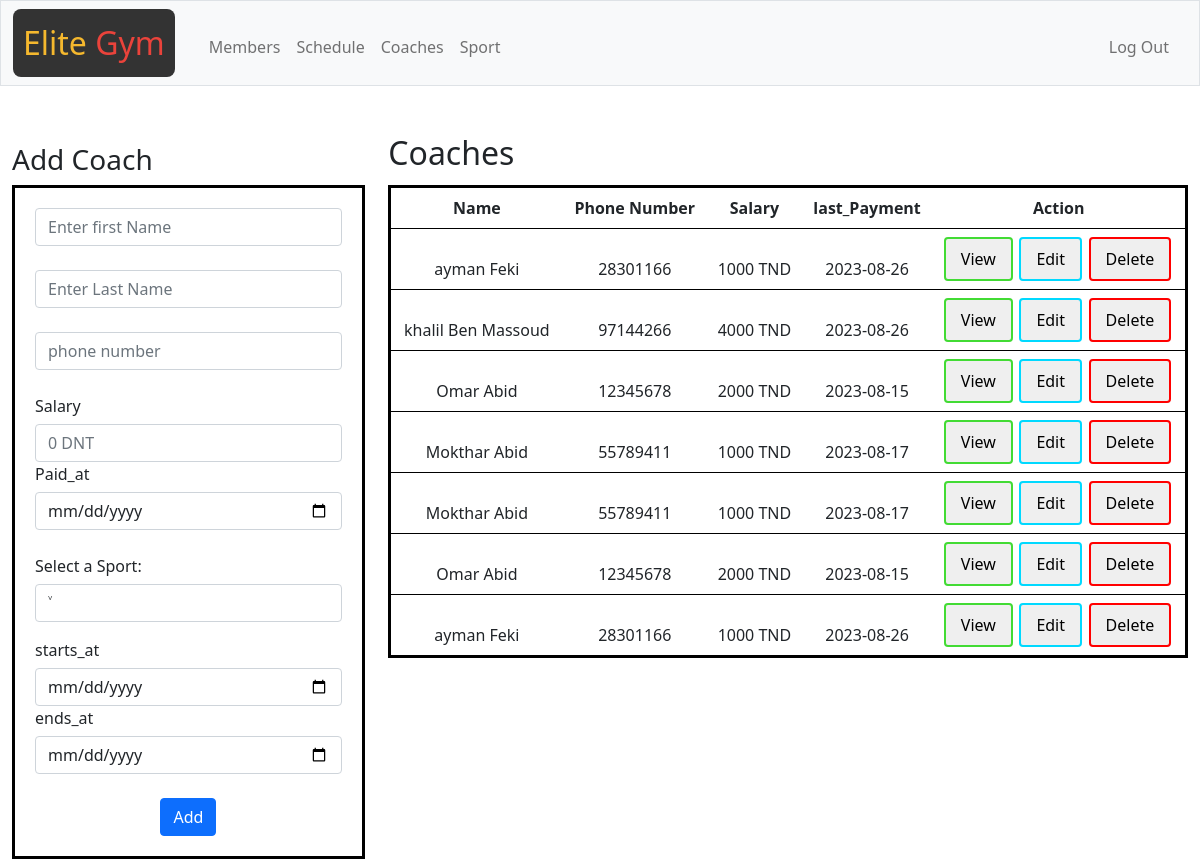
Page /coach (signed in) on the committed database.
### tables this page shows
CREATE TABLE coach(
    co_id INTEGER PRIMARY KEY AUTOINCREMENT,
    co_Fname varchar(20) , 
    co_Lname varchar(20) ,
    co_num integer UNIQUE NOT NULL,salary integer,
    paid_at DATE      
);

CREATE TABLE 'coaches' (
co_id INTEGER references coach(co_id) ON DELETE CASCADE,
sp_id integer references sport(sp_id) ON DELETE CASCADE ,
starts_at DATE,
ends_at DATE,
PRIMARY KEY ("co_id", "sp_id"));

### app.py (the view, shortened to what this page needs)
@app.route('/coach', methods=["GET", "POST"])
@login_required
def coach():
    coaching_view=db.execute("select * from coaching_view;")
    sport=db.execute("select sp_id,sp_name from sport;")
    def add():
        if (not request.form.get("co_num").isnumeric()) or len(request.form.get("co_num"))<8:
                return "phone number invalid"
        number=db.execute("select co_Fname from coach where co_num=?;",request.form.get("co_num"))
        if len(number)>0:
            return "phone number already exist"
        if request.form.get("salary"):
            if (not request.form.get("salary").isnumeric()):
                return "salary invalid"
        db.execute("insert into coach (co_Fname,co_Lname,co_num,salary,paid_at) values (?,?,?,?,?)",
                   request.form.get("co_Fname"),
                   request.form.get("co_Lname"),
                   request.form.get("co_num"),
                   request.form.get("salary"),
                   request.form.get("paid_at")
                    )
        co_id=db.execute("select co_id from coach where co_num=?",request.form.get("co_num"))
        db.execute("insert into coaches (co_id,sp_id,starts_at,ends_at) values(?,?,?,?)",
                   co_id[0]["co_id"],
                   request.form.get("sp_id"),
                   request.form.get("starts_at"),
                   request.form.get("ends_at"))
    def edit():
        if request.form.get("co_num"):
            if (not request.form.get("co_num").isnumeric()) or len(request.form.get("co_num"))<8:
                    return "phone number invalid"
            number=db.execute("select co_Fname from coach where co_num=?;",request.form.get("co_num"))
            if len(number)>0:
                return "phone number already exist"
        if request.form.get("salary"):
            if (not request.form.get("salary").isnumeric()):
                return "salary invalid"
        dict_coach={"co_Fname":request.form.get("co_Fname"),"co_Lname":request.form.get("co_Lname"),"co_num":request.form.get("co_num"),
                    "salary":request.form.get("salary"),"paid_at":request.form.get("paid_at")}
        dict_coaches={"sp_id":request.form.get("sp_id"),"starts_at":request.form.get("starts_at"),"ends_at":request.form.get("ends_at")}
        for key,value in dict_coach.items():
            if value:
                db.execute("update coach set ?=? where co_id=?;",key,value,request.form.get("co_id"))
        for key,value in dict_coaches.items():
            if value:
                db.execute("update coaches set ?=? where co_id=?;",key,value,request.form.get("co_id"))
    def delete():
        db.execute("delete from coach where co_id=?",request.form.get("co_id"))
    if request.method=="GET":
        return render_template("coaches.html",sport=sport,coaching_view=coaching_view)

### app.py (called while the page is built)
def login_required(f):
    @wraps(f)
    def decorated_function(*args, **kwargs):
        if session.get("user_id") is None:
            return redirect("/login")
        return f(*args, **kwargs)
    return decorated_function

### templates/coaches.html (shortened to what this page needs)
{% extends "layout.html" %}
{% block main %}
<h2 id="coaches">Coaches</h2>
<h3 id="add_coach">Add Coach</h3>
<table class="table table-striped" id="coaches_table">
    <thead>
      <tr>
        <th scope="col">Name</th>
        <th scope="col">Phone Number</th>
        <th scope="col">Salary</th>
        <th scope="col">last_Payment</th>
        <th scope="col">Action</th>
      </tr>
      {% for c in coaching_view %}
      <tr>
        <td>{{c.co_Fname}} {{c.co_Lname}}</td>
        <td>{{c.co_num}}</td>
        <td>{{c.salary}} TND</td>
        <td>{{c.paid_at}}</td>
        <td id="buttons">
          <button type="button" class="custom-button"  data-bs-toggle="modal" data-bs-target="#viewModal{{loop.index}}" id="view" >View</button>
          <button type="button" class="custom-button"  data-bs-toggle="modal" data-bs-target="#edit{{loop.index}}" id="edit" >Edit</button>
           <button type="button" class="custom-button"  data-bs-toggle="modal" data-bs-target="#delete{{loop.index}}" id="delete" >Delete</button>
                  </td></tr>
              </table>
      {% endfor %}
    <tbody>
<table id="coaches_form">
<tr><td>
    <form action="/coach" method=post>
        <div class="form-group">
          <input type="text" class="form-control" name="co_Fname" id="exampleInputEmail1" aria-describedby="emailHelp" placeholder="Enter first Name" required>
        </div>
        <br>
        <div class="form-group">
          <input type="text" class="form-control" name="co_Lname" id="exampleInputPassword1" placeholder="Enter Last Name" required>
        </div>
        <br>
        <div class="form-group">
          <input type="tel" name="co_num" class="form-control" id="exampleInputPassword1" placeholder="phone number" required>
        </div>
        <br>
        <div class="form-group">
          <label for="exampleInputPassword1">Salary</label>
          <input type="number" class="form-control" name="salary" id="exampleInputPassword1" placeholder="0 DNT" >
        </div>
        <div class="form-group">
          <label for="exampleInputPassword1">Paid_at</label>
          <input type="date" class="form-control" name="paid_at" id="exampleInputPassword1" >
        </div>
        <br>
        <div class="mb-3">
          <label for="selectOption" id="label">Select a Sport:</label>
          <select class="form-control" id="sp_name" name="sp_id">
            <option value="">˅</option>
          </select>
        </div>
        <div class="form-group">
          <label for="exampleInputPassword1">starts_at</label>
          <input type="date" class="form-control" name="starts_at" id="exampleInputPassword1" required>
        </div>
        <div class="form-group">
          <label for="exampleInputPassword1">ends_at</label>
          <input type="date" class="form-control" name="ends_at" id="exampleInputPassword1" >
        </div>
        <br>
        <button type="submit" class="btn btn-primary">Add</button>
    </form>
</td></tr>
</table>
{% endblock %}

### static/styles.css (style rules this page uses)
h2 { margin-bottom: -5%; margin-right: 80%; }
.custom-button { color: rgb(0, 0, 0); border: none; padding: 8px 15px; text-align: center; text-decoration: none; display: inline-block; font-size: 16px; border-radius: 4px; margin-right:1%; }
#view { border: 2px solid #42db34; }
#edit { border: 2px solid #00d9ff; }
#delete { border: 2px solid #ff0000; }
td { padding:20px; }
#buttons { margin-left:0%; text-align:middle; }
#coaches_table { width:68%; float:right; margin-top:0%; border:solid black; flex:1; }
#coaches_form { width:30%; float:left; border: solid black; flex:1; }
#add_coach { text-align:left; margin-top:2.5%; }
#coaches { margin-left:32%; }

### rows in the picture
coach: co_Fname "ayman", co_Lname "Feki", co_num "28301166", salary "1000", paid_at "2023-08-26"
coach: co_Fname "khalil", co_Lname "Ben Massoud", co_num "97144266", salary "4000", paid_at "2023-08-26"
coaches: co_Fname "Omar", co_Lname "Abid", co_num "12345678", salary "2000", paid_at "2023-08-15"
coaches: co_Fname "Mokthar", co_Lname "Abid", co_num "55789411", salary "1000", paid_at "2023-08-17"
coaches: co_Fname "Mokthar", co_Lname "Abid", co_num "55789411", salary "1000", paid_at "2023-08-17"
coaches: co_Fname "Omar", co_Lname "Abid", co_num "12345678", salary "2000", paid_at "2023-08-15"
coaches: co_Fname "ayman", co_Lname "Feki", co_num "28301166", salary "1000", paid_at "2023-08-26"
